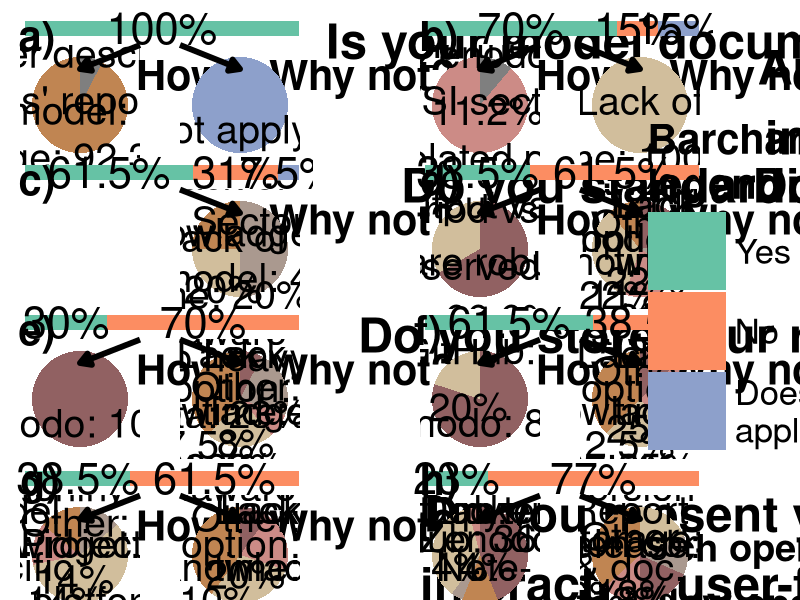

R code for this plot:
library(ggplot2)
library(dplyr)
library(ggrepel)

colors.labels <- c("Yes:" = "#66c2a5",
                   "No:" = "#fc8d62",
                   "Does not apply:" = "#8da0cb",
                   "Yes" = "#66c2a5",
                   "No" = "#fc8d62",
                   "Does not\napply" = "#8da0cb",
                   "Models' repository\npage:" = "#c08552",
                   "In the\nMeth/SI section of\nthe related paper:\n" = "#cc8b86",
                   "Zenodo:" = "#916162",
                   "GitHub:" = "#d1be9c",
                   "GitHub:\n" = "#d1be9c",
                   "GitLab:   \n" = "#aa998f",
                   "Docker:\n" = "#cc8b86",
                   "Jupyter\nNote-\nbook:\n" = "#c08552",
                   "Lack of\ntime:" = "#d1be9c",
                   "Lack of\ntime:\n" = "#d1be9c",
                   "Lack\nof time:\n" = "#d1be9c",
                   "Lack\nof \ntime:\n" = "#d1be9c",
                   "Lack\ntime:\n" = "#d1be9c",
                   "Lack of knowladge:\n" = "#c08552",
                   "Lack of\nknowladge:\n" = "#c08552",
                   "Lack of\n knowladge:\n" = "#c08552",
                   "     Lack of\n     knowladge:\n     " = "#c08552",
                   "Lack\nknowladge:\n" = "#c08552",
                   "Sectoral\nmodel:" = "#aa998f",
                   "Sectoral\nmodel:\n" = "#aa998f",
                   "Sectoral model:\n" = "#aa998f",
                   "Sectoral model:\n  " = "#aa998f",
                   "Too heavy data:\n" = "#aa998f",
                   "Too heavy\ndata:" = "#aa998f",
                   "Too heavy\n    data:" = "#aa998f",
                   "Output values\nare robust:\n" = "#916162",
                   "First model\nperiod\ncompared\nto observed\ndata:" = "#d1be9c",
                   "First model\nperiod vs\nobserved\ndata:" = "#d1be9c",
                   "Lack of\nawareness\nof this option:\n" = "#916162",
                   "Lack of\nawareness\nof this\noption:" = "#916162",
                   "Lack of\nawareness\nof this\n   option:\n     " = "#916162",
                   "Lack of\nawareness\n   of this\n     option:\n         " = "#916162",
                   "Lack of\nawareness\n   of this\n    option:\n     " = "#916162",
                   "Lack of\n   awareness\n    of this\n         option:\n            " = "#916162",
                   "Unaware of\noption" = "#916162",
                   "Unaware\nof option:\n" = "#916162",
                   "Model specific\nplatform:" = "#c08552",
                   "Model\nspecific\nplatform:\n    " = "#c08552",
                   "Project specific\nplatform:" = "#d1be9c",
                   "Rshiny\n  widget:\n" = "#aa998f",
                   "Data storage:\n" = "#c08552",
                   "Version\nrelease:\n" = "#aa998f",
                   "Report\n& doc.\nsharing:" = "#916162",
                   "Doc.\n&report\nsharing:" = "#916162",
                   "Version control:\n" = "#d1be9c",
                   "Other:\n" = "#cc8b86"
)


#' do_piechart
#'
#' @param dataset dataset with 2 columns: responses and percentages.
#' @param vjust_value vertical adjustment of the figure text.
#' @param font_size size of the figure text.
#' @returns ggplot piechart representing the percentage responses.
do_piechart <- function(dataset, vjust_value = 0.5, font_size = 10) {
  pl <- ggplot(dataset, aes(x = "", y = percentage, fill = response)) +
    geom_bar(stat = "identity", width = 1) +
    coord_polar(theta = "y") +
    geom_text(aes(label = dplyr::if_else(substr(response, nchar(response), nchar(response)) != "\n",
                                         paste0(response, " ", percentage, "%"),
                                         paste0(response, percentage, "%"))),
              position = position_stack(vjust = vjust_value), size = font_size, color = "black") +
    scale_fill_manual(values = colors.labels) +
    theme_void() +
    theme(legend.position = "none")

  return(pl)
}

#' do_piechart2
#'
#' @param dataset dataset with 2 columns: responses and percentages.
#' @param font_size size of the figure text.
#' @param offset_mm separation from the pie chart center.
#' @param direction direction of the seperation from the pie chart center.
#' @returns ggplot piechart representing the percentage responses.
do_piechart2 <- function(dataset, font_size = 10, offset_mm = 2, direction = "x") {
  # calculate cumulative midpoint of each sector for label positioning as a percentage from the North
  dataset <- dataset %>%
    dplyr::mutate(cumulative_percentage = (cumulative_percentage + cumsum(percentage) - (percentage / 2) + 38) %% 100)

  pl <- ggplot(dataset, aes(x = "", y = percentage, fill = response)) +
    geom_bar(stat = "identity", width = 1) +
    coord_polar(theta = "y") +
    geom_text_repel(aes(label = dplyr::if_else(response == "", "",
                                               dplyr::if_else(substr(response, nchar(response), nchar(response)) != "\n",
                                               paste0(response, " ", percentage, "%"),
                                               paste0(response, percentage, "%"))),
                        y = cumulative_percentage),
                    size = font_size,
                    color = "black",
                    # convert mm to inches for ggplot adjustment
                    nudge_x = offset_mm / 25.4,
                    nudge_y = offset_mm / 25.4,
                    segment.size = 0,
                    direction = direction,
                    box.padding = 0,
                    point.padding = 0) +
    scale_fill_manual(values = colors.labels) +
    theme_void() +
    theme(legend.position = "none")

  return(pl)
}


#' do_barchart
#'
#' @param dataset dataset with 2 columns: responses and percentages.
#' @returns ggplot batchart representing the percentage responses.
do_barchart <- function(dataset) {
  pl <-
    ggplot(dataset, aes(x = 1, y = percentage, fill = response)) +
    geom_bar(stat = "identity", width = 0.4) +  # Bar plot
    geom_text(aes(label = paste0(percentage, "%")),
              position = position_stack(vjust = 0.5),
              color = "black", size = 11) +
    coord_flip() +
    scale_fill_manual(values = colors.labels) +
    theme_minimal() +
    theme(
      axis.title = element_blank(),
      axis.text = element_blank(),
      axis.ticks = element_blank(),
      panel.grid = element_blank(),
      legend.position = "none"
    ) +
    xlim(0.5, 1.5)

  return(pl)
}



##### - 1. Model documentation
# a) Bar
data_documentation_a <- data.frame(
  response = c("Yes:"),
  percentage = c(100)
)
pl_documentation_a <- do_barchart(data_documentation_a)

# b) How?
data_documentation_b <- data.frame(
  response = c("Models' repository\npage:","Paper describing\nthe model:"),
  percentage = c(92.3,7.7)
)
pl_documentation_b <- do_piechart(data_documentation_b)

# c) Why?
data_documentation_c <- data.frame(
  response = c("Does not apply:"),
  percentage = c(100)
)
pl_documentation_c <- do_piechart(data_documentation_c)



##### - 2. Model harmonization and interconnections
# a) Bar
data_harmonization_a <- data.frame(
  response = c("Yes:", "No:", "Does not apply:"),
  percentage = c(70,15,15)
)
pl_harmonization_a <- do_barchart(data_harmonization_a)

# b) How?
data_harmonization_b <- data.frame(
  response = c("In the\nMeth/SI section of\nthe related paper:\n", "Zenodo:\n"),
  percentage = c(88.8, 11.2)
)
pl_harmonization_b <- do_piechart(data_harmonization_b, vjust_value = 0.43)

# c) Why?
data_harmonization_c <- data.frame(
  response = c("Lack of\ntime:"),
  percentage = c(100)
)
pl_harmonization_c <- do_piechart(data_harmonization_c)



##### - 3. Output standardization
# a) Bar
data_standardization_a <- data.frame(
  response = c("Yes:", "No:", "Does not apply:"),
  percentage = c(61.5,31,7.5)
)
pl_standardization_a <- do_barchart(data_standardization_a)

# c) Why?
data_standardization_c <- data.frame(
  response = c("Lack of\ntime:", "Lack of\nknowladge:\n", "Sectoral\nmodel:"),
  percentage = c(20,20,40)
)
pl_standardization_c <- do_piechart(data_standardization_c, font_size = 10)




##### - 4. Output vetting
# a) Bar
data_vetting_a <- data.frame(
  response = c("Yes:", "No:"),
  percentage = c(38.5,61.5)
)
pl_vetting_a <- do_barchart(data_vetting_a)

# b) How?
data_vetting_b <- data.frame(
  response = c("Output values\nare robust:\n", "First model\nperiod vs\nobserved\ndata:"),
  percentage = c(66.6,33.3)
)
pl_vetting_b <- do_piechart(data_vetting_b)

# c) Why?
data_vetting_c <- data.frame(
  response = c("Lack\ntime:\n", "Lack\nknowladge:\n", "Unaware\nof option:\n",
               "Sectoral\nmodel:\n", "Other:\n"),
  percentage = c(34,11,22,11,22),
  cumulative_percentage = c(-5.75,-8,5.25,-5,0)
)
pl_vetting_c <- do_piechart2(data_vetting_c, font_size = 10, offset_mm = 0.5)




##### - 5. Output storage (raw)
# a) Bar
data_rawStorage_a <- data.frame(
  response = c("Yes:", "No:"),
  percentage = c(30,70)
)
pl_rawStorage_a <- do_barchart(data_rawStorage_a)

# b) How?
data_rawStorage_b <- data.frame(
  response = c("Zenodo:"),
  percentage = c(100)
)
pl_rawStorage_b <- do_piechart(data_rawStorage_b)

# c) Why?
data_rawStorage_c <- data.frame(
  response = c("Lack\ntime:\n", "Lack\nknowladge:\n", "Unaware\nof option:\n",
               "Too heavy\ndata:", "Other:\n"),
  percentage = c(23,38.5,7.5,23,8),
  cumulative_percentage = c(1,2,-3,-3,2)
)
pl_rawStorage_c <- do_piechart2(data_rawStorage_c, font_size = 10, offset_mm = 0.05, direction = "x")




##### - 6. Output storage (study)
# a) Bar
data_studyStorage_a <- data.frame(
  response = c("Yes:", "No:"),
  percentage = c(61.5,38.5)
)
pl_studyStorage_a <- do_barchart(data_studyStorage_a)

# b) How?
data_studyStorage_b <- data.frame(
  response = c("Zenodo:", "GitHub:\n"),
  percentage = c(80,20)
)
pl_studyStorage_b <- do_piechart(data_studyStorage_b, vjust_value = 0.58)

# c) Why?
data_studyStorage_c <- data.frame(
  response = c("Lack\ntime:\n", "Lack\nknowladge:\n", "Unaware\nof option:\n", "Other:\n"),
  percentage = c(25,37.5,12.5,25),
  cumulative_percentage = c(-1,0,-6,0)
)
pl_studyStorage_c <- do_piechart2(data_studyStorage_c, font_size = 10,  offset_mm = 0.5)




##### - 7. Output visualization
# a) Bar
data_visualization_a <- data.frame(
  response = c("Yes:", "No:"),
  percentage = c(38.5,61.5)
)
pl_visualization_a <- do_barchart(data_visualization_a)

# b) How?
data_visualization_b <- data.frame(
  response = c("Model\nspecific\nplatform:\n    ",
               "Project specific\nplatform:",
               "Rshiny\n  widget:\n",
               "Other:\n"),
  percentage = c(14,57,14,14),
  cumulative_percentage = c(52,65,-15,47)
)
pl_visualization_b <- do_piechart2(data_visualization_b, font_size = 10,  offset_mm = 0.4)

# c) Why?
data_visualization_c <- data.frame(
  response = c("Lack\ntime:\n", "Lack\nknowladge:\n", "Unaware\nof option:\n", "Other:\n"),
  percentage = c(30,40,10,20),
  cumulative_percentage = c(-5,-7,-12,-9)
)
pl_visualization_c <- do_piechart2(data_visualization_c, font_size = 10,  offset_mm = 0.5)





##### - 8. Tools
# a) Bar
data_tools_a <- data.frame(
  response = c("Yes:", "No:"),
  percentage = c(23,77)
)
pl_tools_a <- do_barchart(data_tools_a)

# b) How?
data_tools_b <- data.frame(
  response = c("Zenodo:",
               "GitHub:",
               "GitLab:   \n",
               "Docker:\n",
               "Jupyter\nNote-\nbook:\n"),
  percentage = c(44,36,4,4,12),
  cumulative_percentage = c(-37,-25,35,-25,22)
)
pl_tools_b <- do_piechart2(data_tools_b, font_size = 10,  offset_mm = 1, direction = "both")

# c) Why?
data_tools_c <- data.frame(
  response = c("Data storage:\n", "Version\nrelease:\n", "Report\n& doc.\nsharing:", "Version control:\n", "Other:\n"),
  percentage = c(36,13,18,18,13),
  cumulative_percentage = c(22,24,27,25,25)
)
pl_tools_c <- do_piechart2(data_tools_c, font_size = 10,  offset_mm = 0.8, direction = "both")


##### - Final figure
blank_p <- patchwork::plot_spacer() + theme_void()
data_harmonization_a <- data.frame(
  response = c("Yes", "No", "Does not\napply"),
  percentage = c(33,33,33)
)
data_harmonization_a$response <- factor(data_harmonization_a$response, levels = c('Yes','No','Does not\napply'))
legend <- ggpubr::get_legend(ggplot(data_harmonization_a, aes(x = 1, y = percentage, fill = response)) +
                               geom_bar(stat = "identity", width = 0.4) +
                               geom_text(aes(label = paste0(percentage, "%")),
                                         position = position_stack(vjust = 0.5),
                                         color = "black", size = 10) +
                               coord_flip() +
                               scale_fill_manual(values = colors.labels, name = 'Barchart\nlegend') +
                               theme_minimal() +
                               theme(
                                 axis.title = element_blank(),
                                 axis.text = element_blank(),
                                 axis.ticks = element_blank(),
                                 panel.grid = element_blank(),
                                 legend.direction = "vertical",
                                 legend.text = element_text(size = 25),
                                 legend.title = element_text(size = 30, face = "bold")
                               ) +
                               xlim(0.5, 1.5) +
                               guides(fill = guide_legend(keywidth = 4, keyheight = 4)))


pl <- cowplot::ggdraw() +
  ## 1. Model documentation
  cowplot::draw_plot_label(label = c("Is your model documented?"), size = 35, x = 0, y = 0.99) +
  cowplot::draw_plot_label(label = c("How?"), size = 30, x = 0.1, y = 0.925) +
  cowplot::draw_plot_label(label = c("Why not?"), size = 30, x = 0.22, y = 0.925) +
  cowplot::draw_plot(pl_documentation_a, x = 0, y = 0.9, width = 0.4, height = 0.1) +
  cowplot::draw_plot(pl_documentation_b, x = 0, y = 0.725, width = 0.2, height = 0.2) +
  cowplot::draw_plot(pl_documentation_c, x = 0.2, y = 0.725, width = 0.2, height = 0.2) +
  cowplot::draw_line(x = c(0.175, 0.1), y = c(0.925, 0.885),
                     arrow = grid::arrow(length = grid::unit(0.02, "npc"), type = "closed"),
                     color = "black", size = 2) +
  cowplot::draw_line(x = c(0.225, 0.3), y = c(0.925, 0.885),
                     arrow = grid::arrow(length = grid::unit(0.02, "npc"), type = "closed"),
                     color = "black", size = 2) +
  ## 2. Model harmonization & interconnections
  cowplot::draw_plot_label(label = c("Are your model harmonization &\n interconnections documented?"), size = 35, x = 0.475, y = 1.005) +
  cowplot::draw_plot_label(label = c("How?"), size = 30, x = 0.6, y = 0.925) +
  cowplot::draw_plot_label(label = c("Why not?"), size = 30, x = 0.72, y = 0.925) +
  cowplot::draw_plot(pl_harmonization_a, x = 0.5, y = 0.9, width = 0.4, height = 0.1) +
  cowplot::draw_plot(pl_harmonization_b, x = 0.5, y = 0.725, width = 0.2, height = 0.2) +
  cowplot::draw_plot(pl_harmonization_c, x = 0.7, y = 0.725, width = 0.2, height = 0.2) +
  cowplot::draw_line(x = c(0.675, 0.6), y = c(0.925, 0.885),
                     arrow = grid::arrow(length = grid::unit(0.02, "npc"), type = "closed"),
                     color = "black", size = 2) +
  cowplot::draw_line(x = c(0.725, 0.8), y = c(0.925, 0.885),
                     arrow = grid::arrow(length = grid::unit(0.02, "npc"), type = "closed"),
                     color = "black", size = 2) +
  ## 3. Output standardization
  cowplot::draw_plot_label(label = c("Do you standardize your model output?"), size = 35, x = -0.075, y = 0.75) +
  cowplot::draw_plot_label(label = c("Why not?"), size = 30, x = 0.22, y = 0.684) +
  cowplot::draw_plot(pl_standardization_a, x = 0, y = 0.66, width = 0.4, height = 0.1) +
  cowplot::draw_plot(pl_standardization_c, x = 0.2, y = 0.485, width = 0.2, height = 0.2) +
  cowplot::draw_line(x = c(0.225, 0.3), y = c(0.684, 0.645),
                     arrow = grid::arrow(length = grid::unit(0.02, "npc"), type = "closed"),
                     color = "black", size = 2) +
  ## 4. Output vetting
  cowplot::draw_plot_label(label = c("Do you vet your model output?"), size = 35, x = 0.49, y = 0.75) +
  cowplot::draw_plot_label(label = c("How?"), size = 30, x = 0.6, y = 0.684) +
  cowplot::draw_plot_label(label = c("Why not?"), size = 30, x = 0.72, y = 0.684) +
  cowplot::draw_plot(pl_vetting_a, x = 0.5, y = 0.66, width = 0.4, height = 0.1) +
  cowplot::draw_plot(pl_vetting_b, x = 0.5, y = 0.485, width = 0.2, height = 0.2) +
  cowplot::draw_plot(pl_vetting_c, x = 0.7, y = 0.485, width = 0.2, height = 0.2) +
  cowplot::draw_line(x = c(0.675, 0.6), y = c(0.684, 0.645),
                     arrow = grid::arrow(length = grid::unit(0.02, "npc"), type = "closed"),
                     color = "black", size = 2) +
  cowplot::draw_line(x = c(0.725, 0.8), y = c(0.684, 0.645),
                     arrow = grid::arrow(length = grid::unit(0.02, "npc"), type = "closed"),
                     color = "black", size = 2) +
  ## 5. Output storage (raw)
  cowplot::draw_plot_label(label = c("Do you store your raw outputs?"), size = 35, x = -0.0125, y = 0.5) +
  cowplot::draw_plot_label(label = c("How?"), size = 30, x = 0.1, y = 0.434) +
  cowplot::draw_plot_label(label = c("Why not?"), size = 30, x = 0.22, y = 0.434) +
  cowplot::draw_plot(pl_rawStorage_a, x = 0, y = 0.41, width = 0.4, height = 0.1) +
  cowplot::draw_plot(pl_rawStorage_b, x = 0, y = 0.235, width = 0.2, height = 0.2) +
  cowplot::draw_plot(pl_rawStorage_c, x = 0.2, y = 0.235, width = 0.2, height = 0.2) +
  cowplot::draw_line(x = c(0.175, 0.1), y = c(0.434, 0.395),
                     arrow = grid::arrow(length = grid::unit(0.02, "npc"), type = "closed"),
                     color = "black", size = 2) +
  cowplot::draw_line(x = c(0.225, 0.3), y = c(0.434, 0.395),
                     arrow = grid::arrow(length = grid::unit(0.02, "npc"), type = "closed"),
                     color = "black", size = 2) +
  ## 6. Output storage (study)
  cowplot::draw_plot_label(label = c("Do you store your study relevant outputs?"), size = 35, x = 0.415, y = 0.5) +
  cowplot::draw_plot_label(label = c("How?"), size = 30, x = 0.6, y = 0.434) +
  cowplot::draw_plot_label(label = c("Why not?"), size = 30, x = 0.72, y = 0.434) +
  cowplot::draw_plot(pl_studyStorage_a, x = 0.5, y = 0.41, width = 0.4, height = 0.1) +
  cowplot::draw_plot(pl_studyStorage_b, x = 0.5, y = 0.235, width = 0.2, height = 0.2) +
  cowplot::draw_plot(pl_studyStorage_c, x = 0.7, y = 0.235, width = 0.2, height = 0.2) +
  cowplot::draw_line(x = c(0.675, 0.6), y = c(0.434, 0.395),
                     arrow = grid::arrow(length = grid::unit(0.02, "npc"), type = "closed"),
                     color = "black", size = 2) +
  cowplot::draw_line(x = c(0.725, 0.8), y = c(0.434, 0.395),
                     arrow = grid::arrow(length = grid::unit(0.02, "npc"), type = "closed"),
                     color = "black", size = 2) +
  ## 7. Output visualization
  cowplot::draw_plot_label(label = c("Do you present your model outputs through\ninteractive user-friendly visualization tools?"), size = 35, x = -0.11, y = 0.26) +
  cowplot::draw_plot_label(label = c("How?"), size = 30, x = 0.1, y = 0.174) +
  cowplot::draw_plot_label(label = c("Why not?"), size = 30, x = 0.22, y = 0.174) +
  cowplot::draw_plot(pl_visualization_a, x = 0, y = 0.15, width = 0.4, height = 0.1) +
  cowplot::draw_plot(pl_visualization_b, x = 0, y = -0.025, width = 0.2, height = 0.2) +
  cowplot::draw_plot(pl_visualization_c, x = 0.2, y = -0.025, width = 0.2, height = 0.2) +
  cowplot::draw_line(x = c(0.175, 0.1), y = c(0.174, 0.135),
                     arrow = grid::arrow(length = grid::unit(0.02, "npc"), type = "closed"),
                     color = "black", size = 2) +
  cowplot::draw_line(x = c(0.225, 0.3), y = c(0.174, 0.135),
                     arrow = grid::arrow(length = grid::unit(0.02, "npc"), type = "closed"),
                     color = "black", size = 2) +
  ## 8. Tools
  cowplot::draw_plot_label(label = c("Did you create any open-source tool(s) to facilitate\n    the implementation of open science practices?"), size = 35, x = 0.35, y = 0.26) +
  cowplot::draw_plot_label(label = c("Which open-source tools do you use\nto follow open science practices?"), size = 27.5, x = 0.34, y = 0.18) +
  cowplot::draw_plot_label(label = c("Why do you use open-source tools?"), size = 27.5, x = 0.65, y = 0.174) +
  cowplot::draw_plot(pl_tools_a, x = 0.5, y = 0.15, width = 0.4, height = 0.1) +
  cowplot::draw_plot(pl_tools_b, x = 0.5, y = -0.025, width = 0.2, height = 0.2) +
  cowplot::draw_plot(pl_tools_c, x = 0.7, y = -0.025, width = 0.2, height = 0.2) +
  cowplot::draw_line(x = c(0.675, 0.6), y = c(0.174, 0.135),
                     arrow = grid::arrow(length = grid::unit(0.02, "npc"), type = "closed"),
                     color = "black", size = 2) +
  cowplot::draw_line(x = c(0.725, 0.8), y = c(0.174, 0.135),
                     arrow = grid::arrow(length = grid::unit(0.02, "npc"), type = "closed"),
                     color = "black", size = 2) +
  ## legend
  cowplot::draw_plot(cowplot::plot_grid(legend,blank_p,ncol=1), x = 0.45, y = -0.225, width = 1, height = 1) +
  ## labels
  cowplot::draw_plot_label(label = c("a)", "b)", "c)", "d)",
                                     "e)", "f)", "g)", "h)"),
                           size = 30,
                           x = c(0, 0.5,
                                 0, 0.5,
                                 0, 0.5,
                                 0, 0.5),
                           y = c(0.99, 0.99,
                                 0.75, 0.75,
                                 0.5, 0.5,
                                 0.25, 0.25))


ggsave(file='Survey_responses.pdf', plot = pl, width = 840, height = 1188, unit = 'mm') #A4 dimensions


